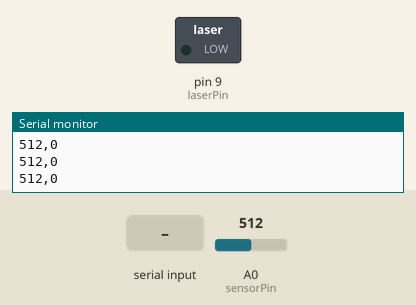
Simulated run of this sketch. Board: Arduino Uno, built with avr-gcc and run on an emulated ATmega328P. On the bench: switched loads named in the sketch (green lamp = pin HIGH), the last lines printed to the serial monitor. Inputs (shaded band) come from the test bench; at power-on: A0 (sensorPin) = 512.

Above: at 1.2 s.
1.3 s: "1" received over Serial
At 2.0 s:
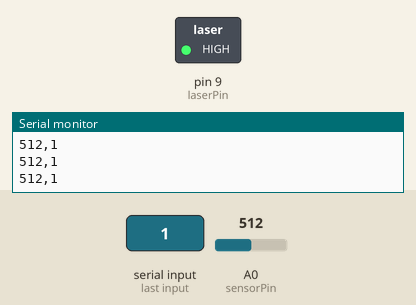
2.8 s: A0 (sensorPin) set to 981
4.3 s: A0 (sensorPin) set to 1009
5.8 s: "0" received over Serial
At 6.5 s:
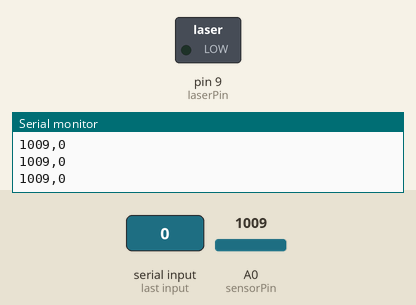
Timing chart, 0 to 8.3 s (numbered marks = the images above; inputs shaded):
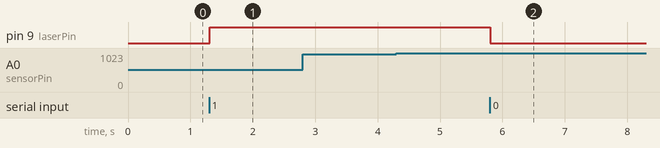

The sketch:

arduino.ino
```cpp
const int laserPin = 9;
const int sensorPin = A0;
int currentState = 0;

void setup() {
  Serial.begin(9600);
  pinMode(laserPin, OUTPUT);
  digitalWrite(laserPin, LOW);
}

void loop() {
  int sensorValue = analogRead(sensorPin);
  Serial.print(sensorValue);
  Serial.print(",");
  Serial.println(currentState);

  if (Serial.available() > 0) {
    char command = Serial.read();
    if (command == '1') {
      digitalWrite(laserPin, HIGH);
      currentState = 1;
    }
    else if (command == '0') {
      digitalWrite(laserPin, LOW);
      currentState = 0;
    }
  }
  delay(10);
}
```

Measured:
- after the input at 1.3 s, pin 9 (laserPin): LOW → HIGH at once
- after the input at 5.8 s, pin 9 (laserPin): HIGH → LOW at once
